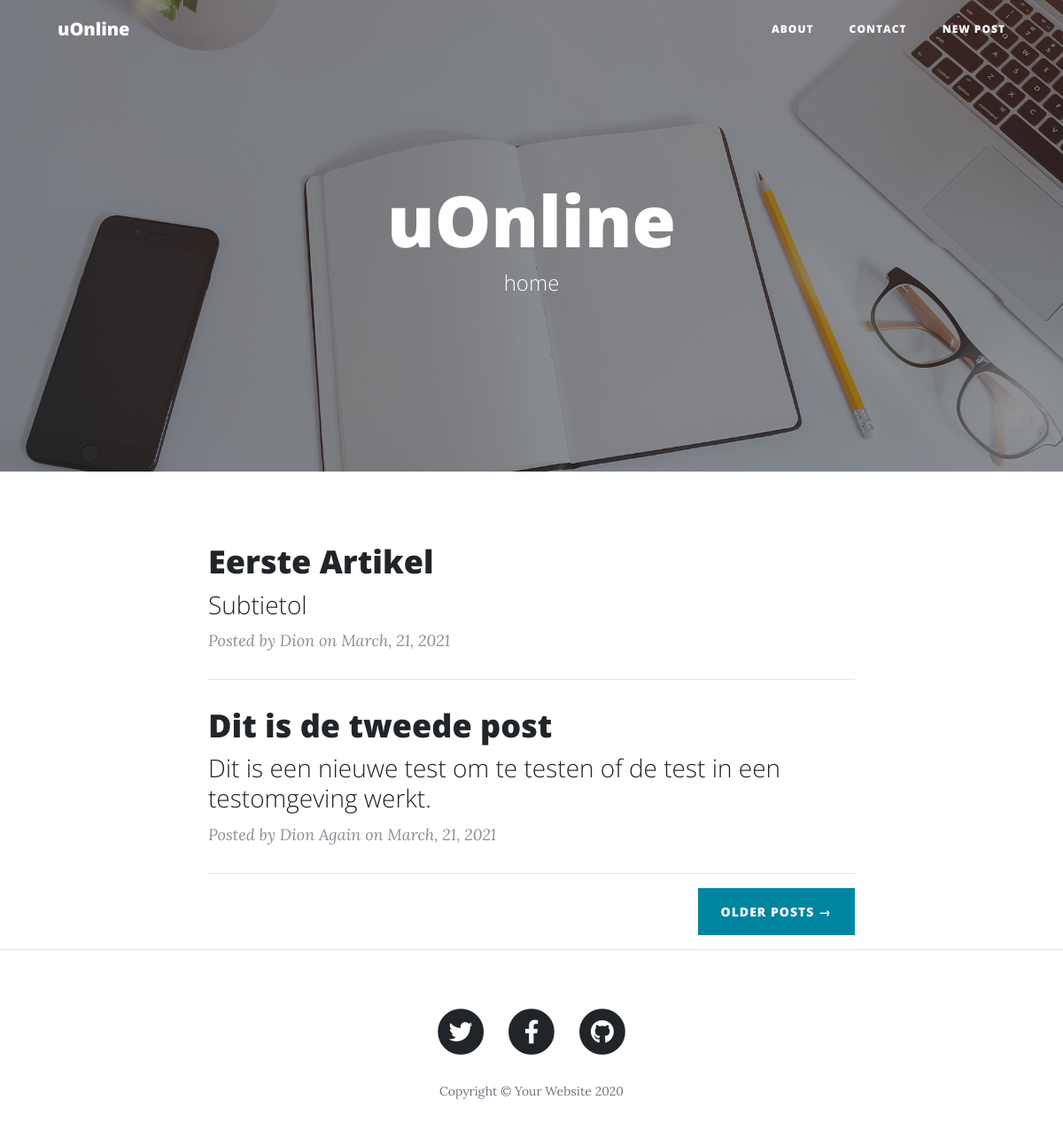
Before: / with the older database file.
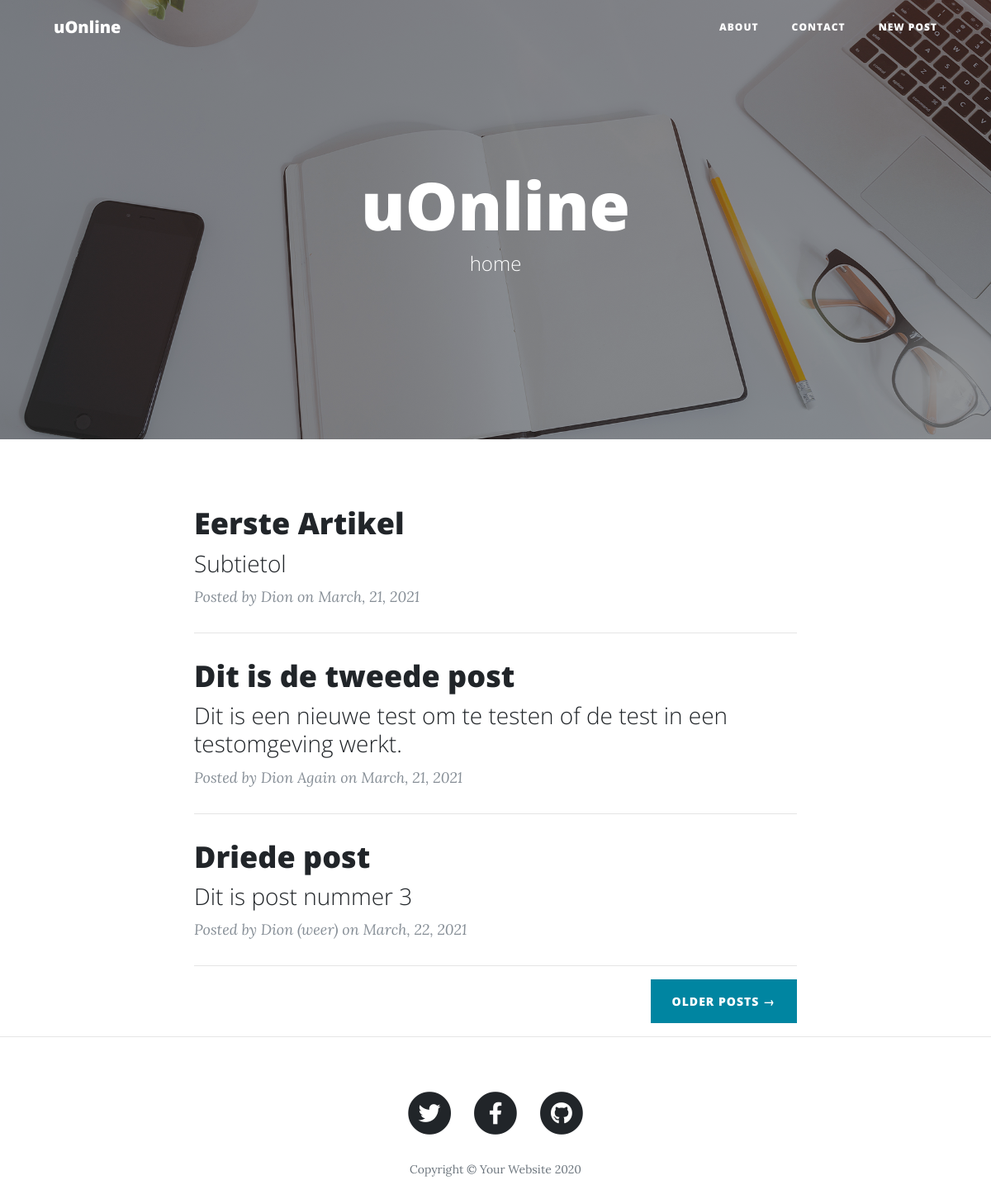
After: the same page with the newer database file.
### app.py (models this page shows)
class BlogPost(db.Model):
    id = db.Column(db.Integer, primary_key=True)
    title = db.Column(db.String(50))
    subtitle = db.Column(db.String(50))
    author = db.Column(db.String(20))
    date_posted = db.Column(db.DateTime)
    content = db.Column(db.Text)

### app.py (the view)
@app.route('/')
def home():
    pagename = 'home'
    posts = BlogPost.query.all()
    return render_template('index.html', pagename=pagename, posts=posts)

### templates/index.html
{% extends "base.html" %}
{% block header %}
  <header class="masthead" style="background-image: url('{{ url_for('static', filename='img/index-bg.jpg' )}}')">
    <div class="overlay"></div>
    <div class="container">
      <div class="row">
        <div class="col-lg-8 col-md-10 mx-auto">
          <div class="site-heading">
            <h1>uOnline</h1>
            <span class="subheading">{{ pagename }}</span>
          </div>
        </div>
      </div>
    </div>
  </header>
{% endblock header %}
{% block content %}
  <div class="container">
    <div class="row">
      <div class="col-lg-8 col-md-10 mx-auto">
        {% for post in posts %}
        <div class="post-preview">
          <a href="{{ url_for('post', post_id=post.id) }}">
            <h2 class="post-title">
              {{ post.title }}
            </h2>
            <h3 class="post-subtitle">
              {{ post.subtitle }}
            </h3>
          </a>
          <p class="post-meta">Posted by {{ post.author }} on {{ post.date_posted.strftime('%B, %d, %Y') }}</p>
        </div>
        <hr>
        {% endfor %}
        <div class="clearfix">
          <a class="btn btn-primary float-right" href="#">Older Posts &rarr;</a>
        </div>
      </div>
    </div>
  </div>
{% endblock content %}

### templates/base.html (shortened to what this page needs)
<!DOCTYPE html>
<html lang="en">
<head>
  <link href="{{ url_for('static', filename='vendor/bootstrap/css/bootstrap.css') }}" rel="stylesheet">
  <link href="{{ url_for('static', filename='vendor/fontawesome-free/css/all.css') }}" rel="stylesheet">
  <link href="{{ url_for('static', filename='css/clean-blog.css' )}}" rel="stylesheet">
</head>
<body>
  <nav class="navbar navbar-expand-lg navbar-light fixed-top" id="mainNav">
    <div class="container">
      <a class="navbar-brand" href="{{ url_for('home') }}">uOnline</a>
      <div class="collapse navbar-collapse" id="navbarResponsive">
        <ul class="navbar-nav ml-auto">
          <li class="nav-item">
            <a class="nav-link" href="{{ url_for('about') }}">About</a>
          </li>
          <li class="nav-item">
            <a class="nav-link" href="{{ url_for('contact') }}">Contact</a>
          </li>
          <li class="nav-item">
            <a class="nav-link" href="{{ url_for('add_post') }}">New Post</a>
          </li>
        </ul>
      </div>
    </div>
  </nav>
{% block header %}
{% endblock header %}
{% block content %}
{% endblock content %}
  <hr>
  <footer>
    <div class="container">
      <div class="row">
        <div class="col-lg-8 col-md-10 mx-auto">
          <ul class="list-inline text-center">
            <li class="list-inline-item">
              <a href="#">
                <span class="fa-stack fa-lg">
                  <i class="fas fa-circle fa-stack-2x"></i>
                  <i class="fab fa-twitter fa-stack-1x fa-inverse"></i>
                </span>
              </a>
            </li>
            <li class="list-inline-item">
              <a href="#">
                <span class="fa-stack fa-lg">
                  <i class="fas fa-circle fa-stack-2x"></i>
                  <i class="fab fa-facebook-f fa-stack-1x fa-inverse"></i>
                </span>
              </a>
            </li>
            <li class="list-inline-item">
              <a href="#">
                <span class="fa-stack fa-lg">
                  <i class="fas fa-circle fa-stack-2x"></i>
                  <i class="fab fa-github fa-stack-1x fa-inverse"></i>
                </span>
              </a>
            </li>
          </ul>
          <p class="copyright text-muted">Copyright &copy; Your Website 2020</p>
        </div>
      </div>
    </div>
  </footer>
</body>
</html>

### static/css/clean-blog.css (style rules this page uses)
body { font-size: 20px; color: #212529; font-family: 'Lora', 'Times New Roman', serif; }
p { line-height: 1.5; margin: 30px 0; }
h1, h2, h3, h4, h5, h6 { font-weight: 800; font-family: 'Open Sans', 'Helvetica Neue', Helvetica, Arial, sans-serif; }
a { color: #212529; transition: all 0.2s; }
#mainNav { position: absolute; border-bottom: 1px solid #e9ecef; background-color: white; font-family: 'Open Sans', 'Helvetica Neue', Helvetica, Arial, sans-serif; }
#mainNav .navbar-brand { font-weight: 800; color: #343a40; }
#mainNav .navbar-nav > li.nav-item > a { font-size: 12px; font-weight: 800; letter-spacing: 1px; text-transform: uppercase; }
@media only screen and (min-width: 992px) { #mainNav { border-bottom: 1px solid transparent; background: transparent; } }
@media only screen and (min-width: 992px) { #mainNav .navbar-brand { padding: 10px 20px; color: #fff; } }
@media only screen and (min-width: 992px) { #mainNav .navbar-nav > li.nav-item > a { padding: 10px 20px; color: #fff; } }
@media only screen and (min-width: 992px) { #mainNav { transition: background-color 0.2s; transform: translate3d(0, 0, 0); -webkit-backface-visibility: hidden; backface-visibility: hidden; } }
header.masthead { margin-bottom: 50px; background: no-repeat center center; background-color: #868e96; background-attachment: scroll; position: relative; background-size: cover; }
header.masthead .overlay { position: absolute; top: 0; left: 0; height: 100%; width: 100%; background-color: #212529; opacity: 0.5; }
header.masthead .page-heading, header.masthead .post-heading, header.masthead .site-heading { padding: 200px 0 150px; color: white; }
@media only screen and (min-width: 768px) { header.masthead .page-heading, header.masthead .post-heading, header.masthead .site-heading { padding: 200px 0; } }
header.masthead .page-heading, header.masthead .site-heading { text-align: center; }
header.masthead .page-heading h1, header.masthead .site-heading h1 { font-size: 50px; margin-top: 0; }
header.masthead .page-heading .subheading, header.masthead .site-heading .subheading { font-size: 24px; font-weight: 300; line-height: 1.1; display: block; margin: 10px 0 0; font-family: 'Open Sans', 'Helvetica Neue', Helvetica, Arial, sans-serif; }
@media only screen and (min-width: 768px) { header.masthead .page-heading h1, header.masthead .site-heading h1 { font-size: 80px; } }
.post-preview > a { color: #212529; }
.post-preview > a > .post-title { font-size: 30px; margin-top: 30px; margin-bottom: 10px; }
.post-preview > a > .post-subtitle { font-weight: 300; margin: 0 0 10px; }
.post-preview > .post-meta { font-size: 18px; font-style: italic; margin-top: 0; color: #868e96; }
@media only screen and (min-width: 768px) { .post-preview > a > .post-title { font-size: 36px; } }
footer { padding: 50px 0 65px; }
footer .list-inline { margin: 0; padding: 0; }
footer .copyright { font-size: 14px; margin-bottom: 0; text-align: center; }
.btn { font-size: 14px; font-weight: 800; padding: 15px 25px; letter-spacing: 1px; text-transform: uppercase; border-radius: 0; font-family: 'Open Sans', 'Helvetica Neue', Helvetica, Arial, sans-serif; }
.btn-primary { background-color: #0085A1; border-color: #0085A1; }

Changed rows visible on the page:
added BlogPost: title "Driede post", subtitle "Dit is post nummer 3", author "Dion (weer)", date_posted "March, 22, 2021"
